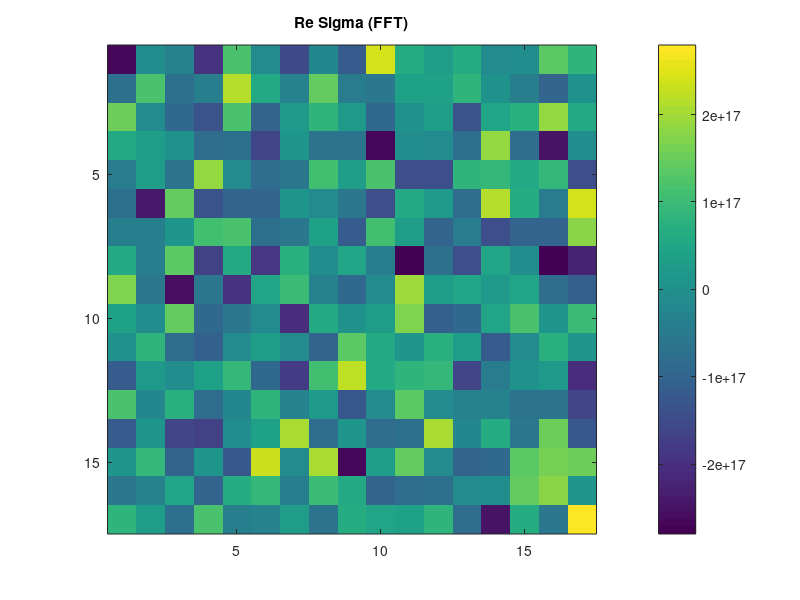
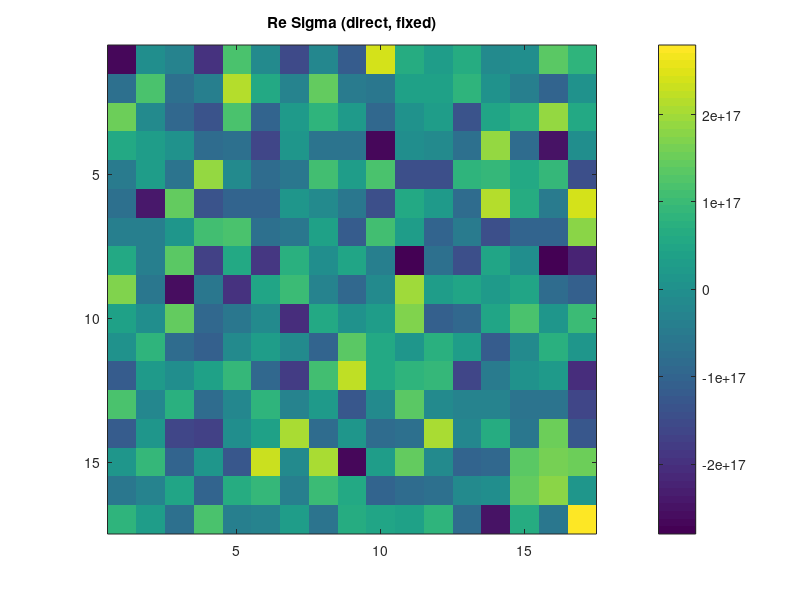

The MATLAB source for these figures, in order:
% Compare FFT convolution with correct direct cyclic sum
% for CENTERED-order storage (q=0 at center).

N = 17;
rng(1);

ix = (0:N-1) - floor(N/2);
[iy,ix2] = ndgrid(ix,ix);
qabs = sqrt(ix2.^2 + iy.^2) + 1e-17;

Vq = 1 ./ qabs;
c  = floor(N/2)+1;
% Vq(c,c) = 10;

rho = randn(N,N) + 1i*randn(N,N);

% ----- FFT convolution (centered -> FFT order -> fft2) -----
to_fft   = @(A) ifftshift(ifftshift(A,1),2);
from_fft = @(A) fftshift(fftshift(A,1),2);

Vr   = fft2(to_fft(Vq));
rhoR = fft2(to_fft(rho));
Sigma_fft = from_fft(ifft2(Vr .* rhoR));  % centered order output

% ----- Direct cyclic sum (CENTERED kernel indexing) -----
Sigma_dir = zeros(N,N);
for iky = 1:N
  for ikx = 1:N
    s = 0;
    for iqy = 1:N
      for iqx = 1:N
        % IMPORTANT: iq corresponds to shift (iq-c), not (iq-1)
        jky = mod( (iky - iqy + c - 1), N ) + 1;
        jkx = mod( (ikx - iqx + c - 1), N ) + 1;
        s = s + Vq(iqy,iqx) * rho(jky,jkx);
      end
    end
    Sigma_dir(iky,ikx) = s;
  end
end

err = max(abs(Sigma_fft(:) - Sigma_dir(:)));
fprintf('max|Sigma_fft - Sigma_dir| = %.3e\n', err);

figure; imagesc(real(Sigma_fft)); axis image; title('Re Sigma (FFT)'); colorbar;
figure; imagesc(real(Sigma_dir)); axis image; title('Re Sigma (direct, fixed)'); colorbar;
